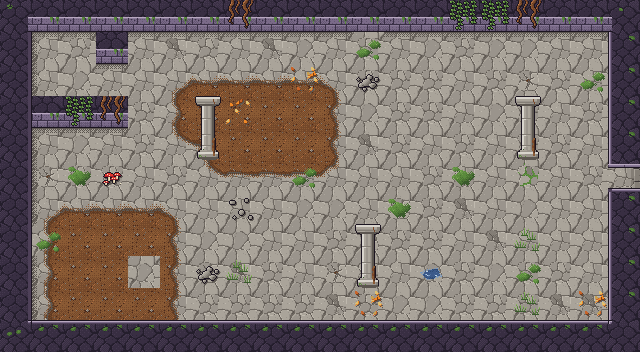

A 2D game scene composited from a Tiled map and its tileset images. What follows is a short description and the map's XML, with every tile layer's data as written:
An orthogonal 20x11 tile map with 32x32 px tiles, 4 tile layers (Sol, Decor, Murs, Dessus) and 7 objects (Sortie, Spawn, Ennemi, Ramassable, BlocPoussable, ...).

<map version="1.10" tiledversion="1.12.2" orientation="orthogonal" renderorder="right-down" width="20" height="11" tilewidth="32" tileheight="32" infinite="0" nextlayerid="6" nextobjectid="8">
 <properties>
  <property name="carte_x" type="int" value="0" />
  <property name="carte_y" type="int" value="1" />
  <property name="etage" value="rdc" />
 </properties>
 <tileset firstgid="1" source="../tilesets/temple_racines.tsx" />
 <layer id="1" name="Sol" width="20" height="11">
  <data encoding="csv">
2,2,3,2,2,1,1,2,2,1,1,1,4,2,4,1,1,2,1,1,
2,1,2,1,1,4,2,1,4,3,1,2,1,3,2,3,3,1,1,3,
3,1,3,1,1,68,49,49,49,49,69,2,2,2,1,2,5,2,1,2,
2,2,1,1,2,51,6,6,6,6,52,3,2,2,1,3,2,1,2,3,
4,1,3,1,2,70,55,6,6,6,52,4,2,1,2,1,2,2,1,3,
2,5,2,2,1,2,70,50,50,50,71,1,1,2,1,1,126,1,2,2,
1,68,49,49,49,69,1,1,1,3,3,1,5,2,4,1,3,1,1,2,
2,51,6,6,6,52,3,3,1,1,2,3,2,2,1,4,1,1,1,1,
1,51,6,6,3,52,5,4,2,1,5,1,1,3,2,3,2,2,1,2,
4,51,6,6,6,52,2,2,2,2,4,2,3,3,2,2,2,4,4,3,
2,2,5,2,2,2,3,2,3,4,3,1,1,2,4,3,4,1,2,1
</data>
 </layer>
 <layer id="2" name="Decor" width="20" height="11">
  <data encoding="csv">
0,0,0,0,0,0,0,0,0,0,0,0,0,0,0,0,0,0,0,0,
0,15,13,0,13,13,13,13,13,13,13,119,13,13,13,13,13,13,13,0,
0,14,0,13,0,0,0,0,0,121,0,16,0,0,0,0,0,0,119,0,
0,0,0,0,0,0,0,120,0,0,0,0,0,0,0,0,0,0,0,0,
0,15,13,13,0,0,0,0,0,0,0,0,0,0,0,0,0,0,0,0,
0,14,118,79,0,0,0,0,0,119,0,0,0,0,118,0,0,0,0,0,
0,14,0,0,0,0,0,77,0,0,0,0,118,0,0,0,0,0,0,0,
0,119,0,0,0,0,0,0,0,0,0,0,0,0,0,0,78,0,0,0,
0,14,0,0,0,0,16,78,0,0,0,0,0,80,0,0,119,0,0,0,
0,14,0,0,0,0,0,0,0,0,0,121,0,0,0,0,78,0,121,0,
0,0,0,0,0,0,0,0,0,0,0,0,0,0,0,0,0,0,0,0
</data>
 </layer>
 <layer id="3" name="Murs" width="20" height="11">
  <data encoding="csv">
21,17,17,17,17,17,17,17,17,17,17,17,17,17,17,17,17,17,17,22,
19,0,0,17,0,0,0,0,0,0,0,0,0,0,0,0,0,0,0,20,
19,0,0,0,0,0,0,0,0,0,0,0,0,0,0,0,0,0,0,20,
19,17,17,17,0,0,0,0,0,0,0,0,0,0,0,0,0,0,0,20,
19,0,0,0,0,0,114,0,0,0,0,0,0,0,0,0,114,0,0,20,
19,0,0,0,0,0,0,0,0,0,0,0,0,0,0,0,0,0,0,44,
19,0,0,0,0,0,0,0,0,0,0,0,0,0,0,0,0,0,0,20,
19,0,0,0,0,0,0,0,0,0,0,0,0,0,0,0,0,0,0,20,
19,0,0,0,0,0,0,0,0,0,0,114,0,0,0,0,0,0,0,20,
19,0,0,0,0,0,0,0,0,0,0,0,0,0,0,0,0,0,0,20,
23,18,18,18,18,18,18,18,18,18,18,18,18,18,18,18,18,18,18,24
</data>
 </layer>
 <objectgroup id="4" name="Objets">
  <object id="1" type="Sortie" x="608" y="160" width="32" height="32">
   <properties>
    <property name="cible_carte" value="res://scenes/rooms/donjon1_salle_02_room.tscn" />
    <property name="cible_spawn" value="depuis_ouest" />
    <property name="godot_node_type" value="area" />
   </properties>
  </object>
  <object id="2" type="Spawn" x="560" y="176">
   <properties>
    <property name="id" value="depuis_est" />
   </properties>
   <point />
  </object>
  <object id="3" type="Ennemi" x="144" y="272">
   <properties>
    <property name="type" value="sanglier_noirci" />
    <property name="variante" value="normal" />
   </properties>
   <point />
  </object>
  <object id="4" type="Ramassable" x="48" y="48">
   <properties>
    <property name="id" value="donjon1_plume_01" />
    <property name="contenu" value="plume_corbeau" />
   </properties>
   <point />
  </object>
  <object id="5" type="BlocPoussable" x="208" y="240">
   <point />
  </object>
  <object id="6" type="PlaqueDePression" x="480" y="64" width="32" height="32">
   <properties>
    <property name="id" value="donjon1_plaque_01" />
    <property name="cible" value="donjon1_porte_08" />
    <property name="declencheur" value="bloc" />
    <property name="godot_node_type" value="area" />
   </properties>
  </object>
  <object id="7" type="Porte" x="96" y="64" width="32" height="32">
   <properties>
    <property name="id" value="donjon1_porte_08" />
    <property name="type" value="interrupteur" />
   </properties>
  </object>
 </objectgroup>
 <layer id="5" name="Dessus" width="20" height="11">
  <data encoding="csv">
0,0,0,0,0,0,0,122,0,0,0,0,0,0,123,123,122,0,0,0,
0,0,0,0,0,0,0,0,0,0,0,0,0,0,0,0,0,0,0,0,
0,0,0,0,0,0,0,0,0,0,0,0,0,0,0,0,0,0,0,0,
0,0,123,122,0,0,113,0,0,0,0,0,0,0,0,0,113,0,0,0,
0,0,0,0,0,0,0,0,0,0,0,0,0,0,0,0,0,0,0,0,
0,0,0,0,0,0,0,0,0,0,0,0,0,0,0,0,0,0,0,48,
0,0,0,0,0,0,0,0,0,0,0,0,0,0,0,0,0,0,0,0,
0,0,0,0,0,0,0,0,0,0,0,113,0,0,0,0,0,0,0,0,
0,0,0,0,0,0,0,0,0,0,0,0,0,0,0,0,0,0,0,0,
0,0,0,0,0,0,0,0,0,0,0,0,0,0,0,0,0,0,0,0,
0,0,0,0,0,0,0,0,0,0,0,0,0,0,0,0,0,0,0,0
</data>
 </layer>
</map>
